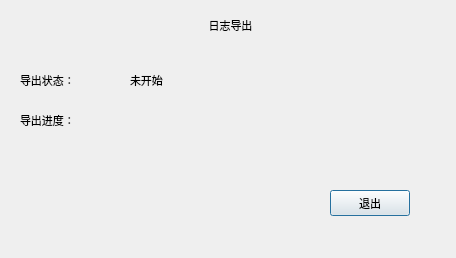
<?xml version="1.0" encoding="UTF-8"?>
<ui version="4.0">
 <class>LogBranchEleExportDlg</class>
 <widget class="QDialog" name="LogBranchEleExportDlg">
  <property name="geometry">
   <rect>
    <x>0</x>
    <y>0</y>
    <width>456</width>
    <height>258</height>
   </rect>
  </property>
  <property name="font">
   <font>
    <family>Ubuntu</family>
    <pointsize>8</pointsize>
    <italic>false</italic>
    <bold>false</bold>
   </font>
  </property>
  <property name="windowTitle">
   <string>Dialog</string>
  </property>
  <property name="styleSheet">
   <string notr="true">font: 8pt &quot;Ubuntu&quot;;</string>
  </property>
  <widget class="QLabel" name="label_4">
   <property name="geometry">
    <rect>
     <x>20</x>
     <y>110</y>
     <width>81</width>
     <height>20</height>
    </rect>
   </property>
   <property name="text">
    <string>导出进度：</string>
   </property>
  </widget>
  <widget class="QPushButton" name="pushButton">
   <property name="geometry">
    <rect>
     <x>330</x>
     <y>190</y>
     <width>80</width>
     <height>26</height>
    </rect>
   </property>
   <property name="text">
    <string>退出</string>
   </property>
  </widget>
  <widget class="QLabel" name="label_2">
   <property name="geometry">
    <rect>
     <x>20</x>
     <y>70</y>
     <width>81</width>
     <height>20</height>
    </rect>
   </property>
   <property name="text">
    <string>导出状态：</string>
   </property>
  </widget>
  <widget class="QWidget" name="widget" native="true">
   <property name="geometry">
    <rect>
     <x>130</x>
     <y>100</y>
     <width>281</width>
     <height>41</height>
    </rect>
   </property>
  </widget>
  <widget class="QLabel" name="label">
   <property name="geometry">
    <rect>
     <x>10</x>
     <y>10</y>
     <width>441</width>
     <height>31</height>
    </rect>
   </property>
   <property name="text">
    <string>日志导出</string>
   </property>
   <property name="alignment">
    <set>Qt::AlignCenter</set>
   </property>
  </widget>
  <widget class="QLabel" name="statusLab">
   <property name="geometry">
    <rect>
     <x>130</x>
     <y>70</y>
     <width>281</width>
     <height>20</height>
    </rect>
   </property>
   <property name="text">
    <string>未开始</string>
   </property>
  </widget>
 </widget>
 <resources/>
 <connections/>
</ui>
